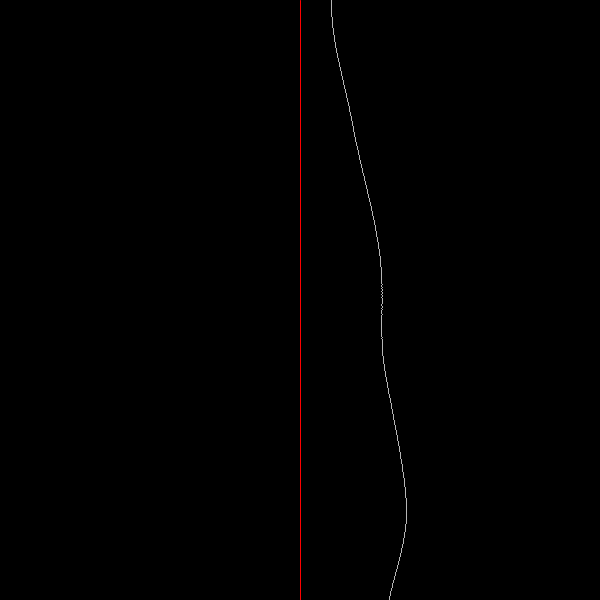
Frame 1 (no input)
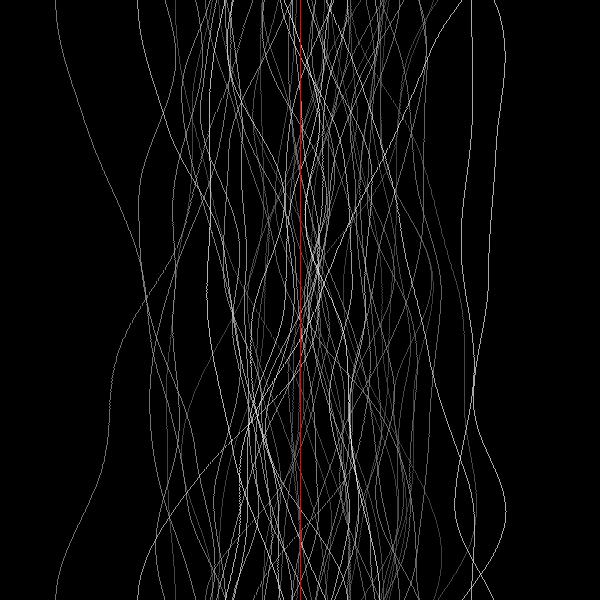
Frame 60 (the mouse pressed at the canvas centre just before this capture)
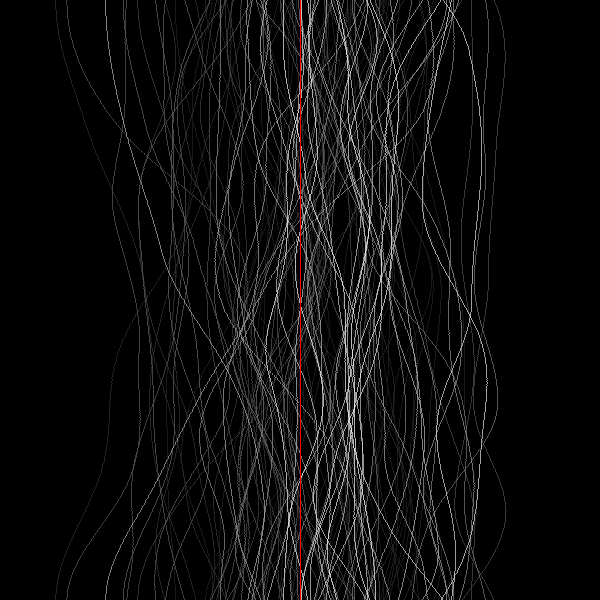
Frame 120 (the mouse held since frame 60 and released just before this capture)

The Processing sketch that drew these frames (run headless with seeded random() and noise(); from frame 60 on, the mouse is pressed at the canvas centre):

// Processing sketch: nouvelle_evaluation_noise
// ── nouvelle_evaluation_noise.pde
// Correction de mon sketch précédent, où je réalisais une incrémentation du temps
// à l’aide d’un float, ce qui entrainait des erreurs d’arrondissement et des problèmes
// observés dans l’étude des «limites de la commande noise».

// Il faut plutôt incrémenter l’horloge par des entiers (variable timeSteps et commande timeSteps++),
// puis fractionner ce compteur à l’aide d’une valeur float (variable noiseScale).


int timeSteps = 0; // maintenir le format de type entier
float noiseScale = 0.001;
float amplitude =600;
float deltaX = 0, posInit;
int nbIterations = 1;


void setup() {
  size(600, 600);
  background(0);
  stroke(255);
  noFill();
  //noLoop();

  // Si l’on veut que le parcours erratique soit identique à chaque compilation
  // noiseSeed(0);
  // Sinon :
  noiseSeed(System.currentTimeMillis());

  // une valeur comme 0.54321 permet approximativement de recentrer les valeurs du noise
  noiseDetail(4, 0.54321); // Valeur par défaut : (4, 0.5)
  //noiseDetail(2, 1);
  posInit = width/2;
}

void draw() {
  //background(0);
  fill(0, 5);
  noStroke();
  rect(0, 0, width, height);


  noFill();
  stroke(255);
  for (int y = 0; y < height; y++) {
    for (int j = 0; j < nbIterations; j++) {
      deltaX = ((noise(timeSteps*noiseScale))*amplitude)-(amplitude*0.5);
      deltaX = constrain(deltaX, -(amplitude*0.5), (amplitude*0.5)); // on ne dépassera pas les limites
      point(posInit+deltaX, y);
      timeSteps++;
    }
  }

  // Repère vertical au centre du sketch
  stroke(255, 0, 0);
  line(posInit, 0, posInit, height);
  
  
  // *0 implique un seul passage
  if (timeSteps > (height*nbIterations)*0) {
    //timeSteps = 0;
    //noLoop();
  }
}

void mousePressed() {
  println(timeSteps);
  redraw();
}
